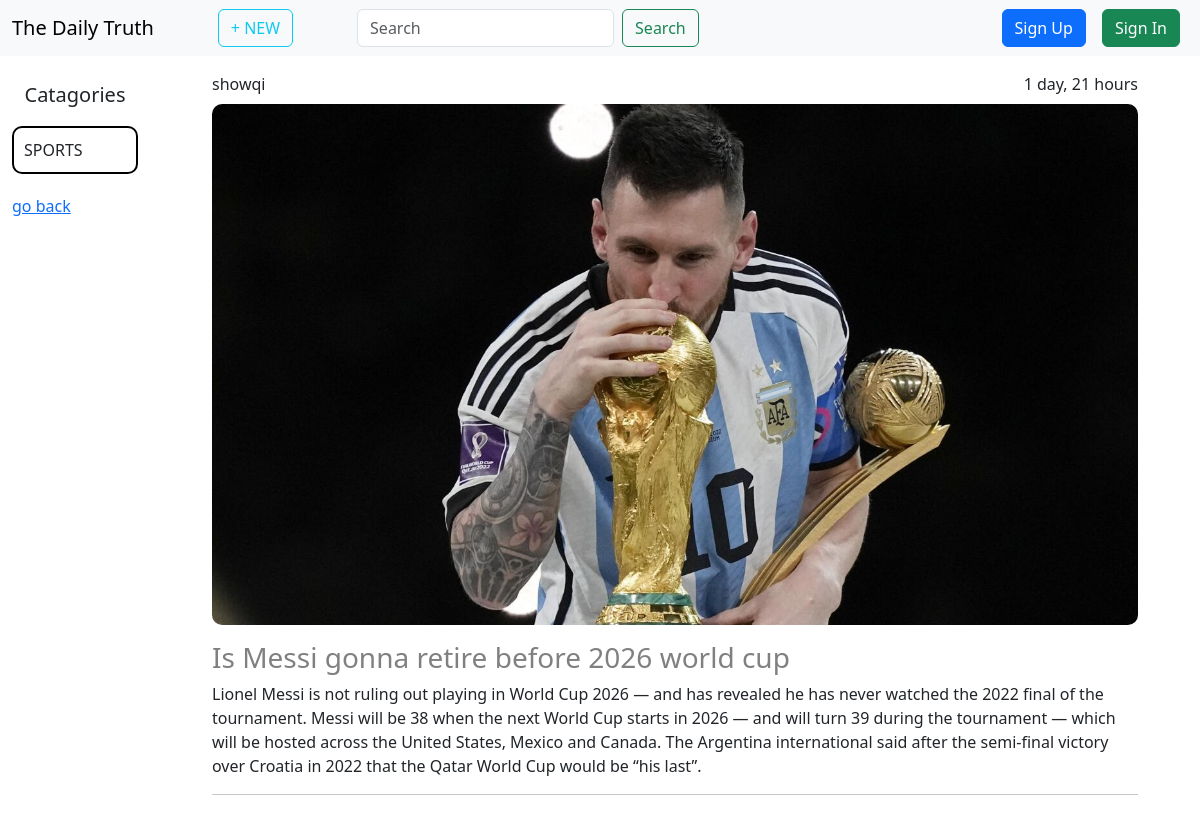
The app's page /?q=SPORTS with its own data.
### base/models.py (models this page shows, shortened)
class BlogPost(models.Model):
    SUBJECT_CHOICES = [
        ('POLITICAL', 'Political'),
        ('ENTERTAINMENT', 'Entertainment'),
        ('ECONOMICS', 'Economics'),
        ('EDUCATION', 'Education'),
        ('SCIENCE', 'Science'),
        ('SPORTS', 'Sports'),
        ('INTERNATIONAL', 'International'),
        ('COOKING', 'Cooking'),
        ('WEATHER', 'Weather'),
        ('TECH', 'Tech'),
    ]
    user = models.ForeignKey(User, on_delete=models.CASCADE)
    photo=models.ImageField(upload_to='images',null=True,blank=True)
    title = models.CharField(max_length=200)
    subject = models.CharField(choices=SUBJECT_CHOICES, max_length=100)
    content = models.TextField(max_length=1000)
    created_at = models.DateTimeField(auto_now_add=True)
    class Meta:
        ordering = ['-created_at']

### base/views.py (the view)
# urls.py: path('',HomeView.as_view(),name='home'),
class HomeView(ListView):
    model = BlogPost
    template_name = 'home.html'
    context_object_name='posts'
    def get_queryset(self):
        q=self.request.GET.get('q','')
        if q:
            return BlogPost.objects.filter(
                Q(subject__icontains= q)|
                Q(title__icontains=q)|
                Q(content__icontains=q)|
                Q(user__username__icontains=q)|
                Q(subject__icontains=q)
            )
        return super().get_queryset()

### base/template/base/home.html (shortened to what this page needs)
{% extends "layout.html" %}
{% block content %}
<div class="parent">
<div class="side-bar">
    <div class="container">
        <div class="cat-header">
            <p class="text-center mt-2" style="font-size:20px;">Catagories</p>
        </div>
        {% for catagory in posts %}
                <a href="{% url 'home'%}?q={{catagory.subject}}" class="nav-link cat-item" >{{catagory.subject}}</a>
        {% endfor %}
        <a href="{% url 'home'%}">go back</a>
    </div>
</div>
<div class="main">
    <div class="container">
        {% for post in posts  %}
        <div class="post">
            <div class="post-header">
                <div><a href="{% url 'profile' post.user.username%}" class="nav-link">{{post.user.username}}</a></div>
                <div>{{post.created_at | timesince}}</div>
            </div>
            <div class="img-body mt-2">
                <img src="{{post.photo.url}}" alt="image" style="width:100%;" class="img-fluid">
            </div>
            <div class="title mt-3">
                <h3 style="color:gray">{{post.title}}</h3>
            </div>
            <div class="content mt-2">
                <p>{{post.content}}</p>
            </div>
            <hr>
        </div>
        {% endfor %}
    </div>
</div>
</div>
{% endblock %}

### base/template/base/home.html (style rules this page uses)
.parent { width: 100%; height: 100vh; display:grid; grid-template-columns:0.5fr 3.5fr }
.post-header { width: 100%; display:flex; justify-content:space-between; }
.post { width: 100%; padding-left:50px; padding-right:50px; animation:appear linear; animation-timeline:view(); animation-range:entry 0 cover 40%; }
.img-fluid { border-radius:10px; }
.main { overflow: scroll; scrollbar-width: none; -ms-overflow-style: none; }
.cat-item { padding:10px; border:2px solid black; border-radius:10px; margin-bottom:20px; }

### records on screen
BlogPost: subject "SPORTS", user.username "showqi", created_at "1 day, 21 hours", photo (picture), title "Is Messi gonna retire before 2026 world cup", content "Lionel Messi is not ruling out playing in World Cup 2026 — and has revealed he has never watched the 2022 final of the tournament. Messi will be 38 when the next World Cup starts in 2026 — and will turn 39 during the tournament — which will be hosted across the United States, Mexico and Canada. The Argentina international said after the semi-final victory over Croatia in 2022 that the Qatar World Cup would be “his last”."
